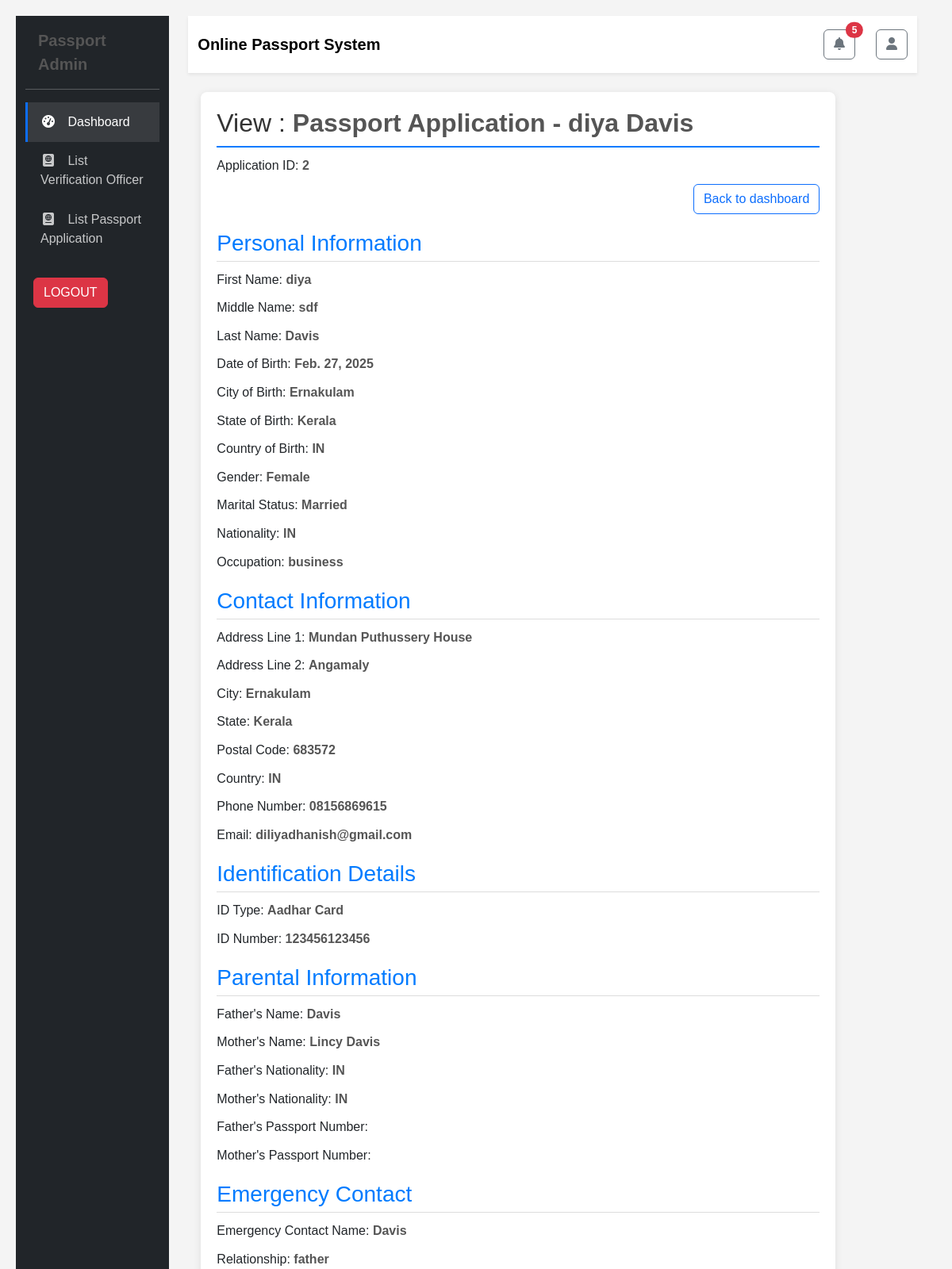
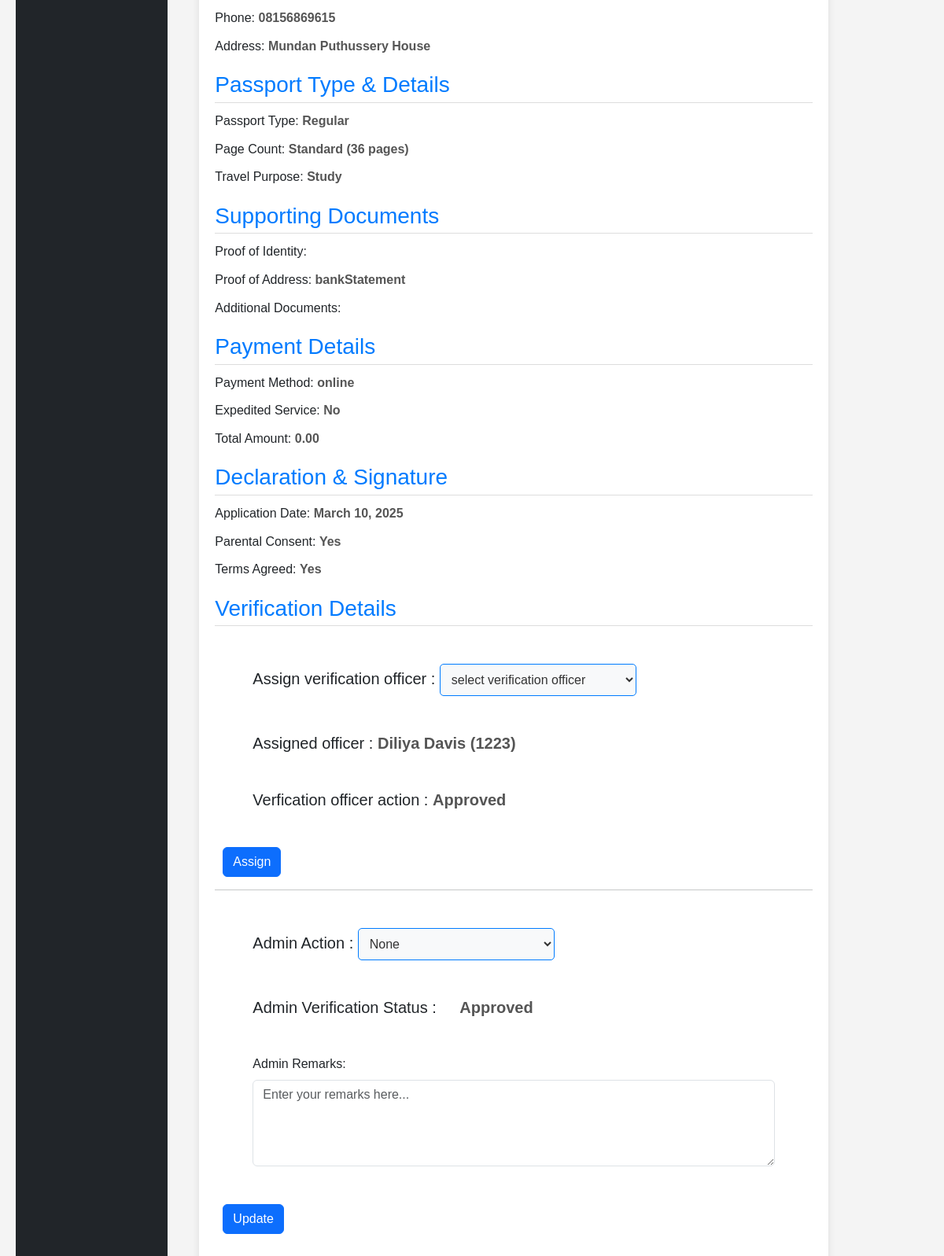
/view_passport_application/2/, run on the app's committed database (2 pictures, top to bottom).
### user_app/models.py (models this page shows)
class PassportApplication(models.Model):
    GENDER_CHOICES = [
        ('M', 'Male'),
        ('F', 'Female'),
        ('O', 'Other'),
    ]
    MARITAL_STATUS_CHOICES = [
        ('single', 'Single'),
        ('married', 'Married'),
        ('divorced', 'Divorced'),
        ('widowed', 'Widowed'),
        ('separated', 'Separated'),
    ]
    ID_TYPE_CHOICES = [
        ('aadhar', 'Aadhar Card'),
        ('pan', 'PAN Card'),
        ('passport', 'Passport'),
        ('voter', 'Voter ID'),
        ('driving', 'Driving License'),
        ('other', 'Other'),
    ]
    PASSPORT_TYPE_CHOICES = [
        ('regular', 'Regular'),
        ('official', 'Official'),
        ('diplomatic', 'Diplomatic'),
    ]
    PAGE_COUNT_CHOICES = [
        ('standard', 'Standard (36 pages)'),
        ('extra', 'Extra (60 pages)'),
    ]
    TRAVEL_PURPOSE_CHOICES = [
        ('tourism', 'Tourism'),
        ('business', 'Business'),
        ('study', 'Study'),
        ('employment', 'Employment'),
        ('family', 'Family Visit'),
        ('other', 'Other'),
    ]
    PAYMENT_METHOD_CHOICES = [
        ('online', 'Online Payment (Credit/Debit Card)'),
        ('bankTransfer', 'Bank Transfer'),
        ('challan', 'Bank Challan'),
    ]
    first_name = models.CharField(max_length=100)
    middle_name = models.CharField(max_length=100, blank=True)
    last_name = models.CharField(max_length=100)
    date_of_birth = models.DateField()
    city_of_birth = models.CharField(max_length=100)
    state_of_birth = models.CharField(max_length=100)
    country_of_birth = models.CharField(max_length=100)
    gender = models.CharField(max_length=1, choices=GENDER_CHOICES)
    marital_status = models.CharField(max_length=20, choices=MARITAL_STATUS_CHOICES)
    nationality = models.CharField(max_length=100)
    occupation = models.CharField(max_length=100)
    address_line1 = models.CharField(max_length=200)
    address_line2 = models.CharField(max_length=200, blank=True)
    city = models.CharField(max_length=100)
    state = models.CharField(max_length=100)
    postal_code = models.CharField(max_length=20)
    country = models.CharField(max_length=100)
    phone_number = models.CharField(max_length=20)
    email = models.EmailField()
    id_type = models.CharField(max_length=20, choices=ID_TYPE_CHOICES)
    id_number = models.CharField(max_length=100)
    aadhar_number = models.CharField(
        max_length=12,null=True,blank=True,
        validators=[RegexValidator(r'^\d{12}$', 'Aadhar Number must be exactly 12 digits.')]
    )
    pan_number = models.CharField(
        max_length=10,null=True,blank=True,
        validators=[RegexValidator(r'^[A-Z0-9]{10}$', 'PAN Number must be exactly 10 alphanumeric characters.')]
    )
    father_name = models.CharField(max_length=200)
    mother_name = models.CharField(max_length=200)
    father_nationality = models.CharField(max_length=100)
    mother_nationality = models.CharField(max_length=100)
    father_passport_number = models.CharField(max_length=30, blank=True)
    mother_passport_number = models.CharField(max_length=30, blank=True)
    emergency_contact_name = models.CharField(max_length=200)
    emergency_contact_relationship = models.CharField(max_length=100)
    emergency_contact_phone = models.CharField(max_length=20)
    emergency_contact_address = models.CharField(max_length=300)
    passport_type = models.CharField(max_length=20, choices=PASSPORT_TYPE_CHOICES)
    page_count = models.CharField(max_length=20, choices=PAGE_COUNT_CHOICES)
    travel_purpose = models.CharField(max_length=20, choices=TRAVEL_PURPOSE_CHOICES)
    proof_of_identity = models.JSONField(default=list)  # Stores list of selected document types
    proof_of_address = models.JSONField(default=list)   # Stores list of selected document types
    additional_documents = models.TextField(blank=True)
    payment_method = models.JSONField(default=list)  # Stores selected payment methods
    expedited_service = models.BooleanField(default=False)
    total_amount = models.DecimalField(max_digits=10, decimal_places=2, default=0.0)  # New Field
    signature_file = models.ImageField(upload_to='signatures/', blank=True, null=True)
    application_date = models.DateField()
    parental_consent = models.BooleanField(default=False)
    terms_agreed = models.BooleanField(default=False)
    created_at = models.DateTimeField(auto_now_add=True)
    updated_at = models.DateTimeField(auto_now=True)
    application_status = models.CharField(max_length=20, default='draft')
    user = models.ForeignKey(PassportRegistration, on_delete=models.CASCADE, blank=True, null=True)
    def __str__(self):
        return f"Passport Application - {self.first_name} {self.last_name}"

### verification_app/models.py (models this page shows, shortened)
class PassportVerification(models.Model):
    VERIFIED = 'Verified'
    REJECTED = 'Rejected'
    VERIFICATION_STATUS_CHOICES = [
        (VERIFIED, 'Verified'),
        (REJECTED, 'Rejected'),
    ]
    ADMIN_PENDING = 'Pending'
    ADMIN_APPROVED = 'Approved'
    ADMIN_REJECTED = 'Rejected'
    ADMIN_VERIFICATION_CHOICES = [
        (ADMIN_PENDING, 'Pending'),
        (ADMIN_APPROVED, 'Approved'),
        (ADMIN_REJECTED, 'Rejected'),
    ]
    application_id = models.CharField(max_length=20, unique=True)
    passport_application = models.ForeignKey(PassportApplication, on_delete=models.CASCADE)
    verification_officer = models.ForeignKey(Employee, on_delete=models.CASCADE)
    verification_date_time = models.DateTimeField(auto_now=True)
    verification_status = models.CharField(max_length=20, choices=VERIFICATION_STATUS_CHOICES, blank=True, null=True)  # Limit to Verified/Rejected
    remarks = models.TextField(blank=True, null=True)
    admin_verification = models.CharField(max_length=20, choices=ADMIN_VERIFICATION_CHOICES,  blank=True, null=True)  # Limit to Pending/Approved/Rejected
    admin_remarks = models.TextField(blank=True, null=True)

class Employee(models.Model):
    employee_id = models.CharField(max_length=20, unique=True)
    govt_id = models.CharField(max_length=20, unique=True)
    first_name = models.CharField(max_length=50)
    middle_name = models.CharField(max_length=50, blank=True, null=True)
    last_name = models.CharField(max_length=50)
    dob = models.DateField()
    gender = models.CharField(max_length=10)
    photo = models.ImageField(upload_to='employee_photos/')
    official_email = models.EmailField(unique=True)
    alternative_email = models.EmailField(blank=True, null=True)
    mobile_number = models.CharField(max_length=15)
    emergency_contact = models.CharField(max_length=15, blank=True, null=True)
    designation = models.CharField(max_length=100)
    department = models.CharField(max_length=100)
    location = models.CharField(max_length=100)
    branch_code = models.CharField(max_length=20)
    joining_date = models.DateField()
    reporting_officer = models.CharField(max_length=100)
    employment_type = models.CharField(max_length=20)
    user_role = models.CharField(max_length=50)
    jurisdiction = models.TextField()  # Comma-separated values
    access_level = models.CharField(max_length=20)
    verify_authority = models.TextField()  # Comma-separated values
    password = models.CharField(max_length=128)
    digital_signature = models.ImageField(upload_to='digital_signatures/')
    last_login = models.DateTimeField(null=True, blank=True)
    def __str__(self):
        return f'{self.first_name} {self.last_name} ({self.employee_id})'

### passport_app/views.py (the view)
# urls.py: path('view_passport_application/<int:pasport_id>/', views.view_passport_application, name='view_passport_application'),
def view_passport_application(request, pasport_id):
    passport = PassportApplication.objects.get(id=pasport_id)
    verification_officer = Employee.objects.all()
    PassportVerification_data= PassportVerification.objects.filter(application_id=pasport_id).first()
    return render(request, "admin/view_and_assign_passport_application.html", {"passport": passport, "verification_officer": verification_officer, 'PassportVerification_data': PassportVerification_data})

### passport_app/templates/admin/view_and_assign_passport_application.html (shortened to what this page needs)
<!DOCTYPE html>
{% extends 'home.html' %}
{% block content %}
<html lang="en">
<head>
    <link href="https://cdn.jsdelivr.net/npm/bootstrap@5.3.3/dist/css/bootstrap.min.css" rel="stylesheet"
>
</head>
<body>
    <div class="container m-3">
        <div class="section">
            <h2>View : <span>{{passport}}</span></h2>
            <p>Application ID: <span>{{ passport.id }}</span></p>
            <div class="d-flex justify-content-end">
                <a href="{% url 'home' %}" ><button class="btn btn-outline-primary">Back to dashboard</button></a>
            </div>
        </div>
        <div class="section">
            <h3>Personal Information</h3>
            <p>First Name: <span>{{ passport.first_name }}</span></p>
            <p>Middle Name: <span>{{ passport.middle_name }}</span></p>
            <p>Last Name: <span>{{ passport.last_name }}</span></p>
            <p>Date of Birth: <span>{{ passport.date_of_birth }}</span></p>
            <p>City of Birth: <span>{{ passport.city_of_birth }}</span></p>
            <p>State of Birth: <span>{{ passport.state_of_birth }}</span></p>
            <p>Country of Birth: <span>{{ passport.country_of_birth }}</span></p>
            <p>Gender: <span>{{ passport.get_gender_display }}</span></p>
            <p>Marital Status: <span>{{ passport.get_marital_status_display }}</span></p>
            <p>Nationality: <span>{{ passport.nationality }}</span></p>
            <p>Occupation: <span>{{ passport.occupation }}</span></p>
        </div>
        <div class="section">
            <h3>Contact Information</h3>
            <p>Address Line 1: <span>{{ passport.address_line1 }}</span></p>
            <p>Address Line 2: <span>{{ passport.address_line2 }}</span></p>
            <p>City: <span>{{ passport.city }}</span></p>
            <p>State: <span>{{ passport.state }}</span></p>
            <p>Postal Code: <span>{{ passport.postal_code }}</span></p>
            <p>Country: <span>{{ passport.country }}</span></p>
            <p>Phone Number: <span>{{ passport.phone_number }}</span></p>
            <p>Email: <span>{{ passport.email }}</span></p>
        </div>
        <div class="section">
            <h3>Identification Details</h3>
            <p>ID Type: <span>{{ passport.get_id_type_display }}</span></p>
            <p>ID Number: <span>{{ passport.id_number }}</span></p>
        </div>
        <div class="section">
            <h3>Parental Information</h3>
            <p>Father's Name: <span>{{ passport.father_name }}</span></p>
            <p>Mother's Name: <span>{{ passport.mother_name }}</span></p>
            <p>Father's Nationality: <span>{{ passport.father_nationality }}</span></p>
            <p>Mother's Nationality: <span>{{ passport.mother_nationality }}</span></p>
            <p>Father's Passport Number: </p>
            <p>Mother's Passport Number: </p>
        </div>
        <div class="section">
            <h3>Emergency Contact</h3>
            <p>Emergency Contact Name: <span>{{ passport.emergency_contact_name }}</span></p>
            <p>Relationship: <span>{{ passport.emergency_contact_relationship }}</span></p>
            <p>Phone: <span>{{ passport.emergency_contact_phone }}</span></p>
            <p>Address: <span>{{ passport.emergency_contact_address }}</span></p>
        </div>
        <div class="section">
            <h3>Passport Type & Details</h3>
            <p>Passport Type: <span>{{ passport.get_passport_type_display }}</span></p>
            <p>Page Count: <span>{{ passport.get_page_count_display }}</span></p>
            <p>Travel Purpose: <span>{{ passport.get_travel_purpose_display }}</span></p>
        </div>
        <div class="section">
            <h3>Supporting Documents</h3>
            <p>Proof of Identity: </p>
            <p>Proof of Address: <span>{{ passport.proof_of_address|join:", " }}</span></p>
            <p>Additional Documents: </p>
        </div>
        <div class="section">
            <h3>Payment Details</h3>
            <p>Payment Method: <span>{{ passport.payment_method|join:", " }}</span></p>
            <p>Expedited Service: <span>{{ passport.expedited_service|yesno:"Yes,No" }}</span></p>
            <p>Total Amount: <span>{{ passport.total_amount }}</span></p>
        </div>
        <div class="section">
            <h3>Declaration & Signature</h3>
            <p>Application Date: <span>{{ passport.application_date }}</span></p>
            <p>Parental Consent: <span>{{ passport.parental_consent|yesno:"Yes,No" }}</span></p>
            <p>Terms Agreed: <span>{{ passport.terms_agreed|yesno:"Yes,No" }}</span></p>
        </div>
        <div class="section">
            <h3>Verification Details</h3>
            <form method="post" action="{% url 'save_passport_application' %}">
                <h5 class="m-5">Assign verification officer :
                    <span class="">
                        <select class="styled-select" name="verification_officer_id">
                            <option value="" disabled selected>select verification officer</option>
                        </select>
                    </span>
                    {% if PassportVerification_data %}
                    <h5 class="ms-5">Assigned officer : <span>{{PassportVerification_data.verification_officer}}</span></h5>
                    {% endif %}
                </h5>
                <h5 class="m-5">Verfication officer action :
                    <span>
                        <span>{{PassportVerification_data.verification_status}}</span>
                    </span>
                </h5>
                <button type="submit" class="btn btn-primary">Assign</button>
            </form>
            <hr>
            {% if PassportVerification_data.verification_status == 'Approved' %}
            <form method="post" action="{% url 'admin_update_passport_status' p_id=PassportVerification_data.id %}">
                <h5 class="m-5">Admin Action :
                    <span>
                        <span class="" >
                            <select class="styled-select" name="admin_action">
                                <option value="" disabled selected>None</option>
                            </select>
                        </span>
                    </span>
                </h5>
                <h5 class="m-5">Admin Verification Status : <span><progressbar class="ms-4">{{PassportVerification_data.admin_verification}}</progressbar></span></h5>
                <div class="form-group m-5">
                    <label for="admin-remarks" class="form-label">Admin Remarks:</label>
                    <textarea id="admin-remarks" name="admin_remarks" class="form-control" rows="4" placeholder="Enter your remarks here..."></textarea>
                </div>
                <button type="submit" class="btn btn-primary">Update</button>
            </form>
            {% endif %}
        </div>
    </div>
</body>
</html>
{% endblock %}

### passport_app/templates/home.html (style rules this page uses)
:root { --primary-color: #0d6efd; --sidebar-bg: #212529; --card-border: #dee2e6; }
body { font-family: 'Segoe UI', Tahoma, Geneva, Verdana, sans-serif; background-color: #f8f9fa; }

### passport_app/templates/admin/view_and_assign_passport_application.html (style rules this page uses)
body { font-family: Arial, sans-serif; background-color: #f4f4f4; margin: 0; padding: 20px; }
.container { max-width: 800px; margin: auto; background: white; padding: 20px; border-radius: 8px; box-shadow: 0 2px 10px rgba(0, 0, 0, 0.1); }
h2 { color: #333; border-bottom: 2px solid #007bff; padding-bottom: 10px; }
h3 { color: #007bff; margin-top: 20px; border-bottom: 1px solid #ddd; padding-bottom: 5px; }
p { margin: 10px 0; line-height: 1.6; }
span { font-weight: bold; color: #555; }
.section { margin-bottom: 20px; }
.styled-select { padding: 10px; border: 1px solid #007bff; border-radius: 5px; background-color: #f8f9fa; color: #333; font-size: 16px; cursor: pointer; transition: border-color 0.3s ease; width: 250px; }
.btn { display: inline-block; margin-left: 10px; }

### data on the page
PassportApplication: first_name+last_name "Passport Application - diya Davis", id "2", first_name "diya", middle_name "sdf", last_name "Davis", date_of_birth "Feb. 27, 2025", city_of_birth "Ernakulam", state_of_birth "Kerala", country_of_birth "IN", gender "Female", marital_status "Married", nationality "IN", occupation "business", address_line1 "Mundan Puthussery House", address_line2 "Angamaly", city "Ernakulam", state "Kerala", postal_code "683572", country "IN", phone_number "08156869615", email "diliyadhanish@gmail.com", id_type "Aadhar Card", id_number "123456123456", father_name "Davis", mother_name "Lincy Davis", father_nationality "IN", mother_nationality "IN", emergency_contact_name "Davis", emergency_contact_relationship "father", emergency_contact_phone "08156869615", emergency_contact_address "Mundan Puthussery House", passport_type "Regular", page_count "Standard (36 pages)", travel_purpose "Study", proof_of_address "bankStatement", payment_method "online", expedited_service "No", total_amount "0.00", application_date "March 10, 2025", parental_consent "Yes", terms_agreed "Yes"
PassportVerification: verification_officer "Diliya Davis (1223)", verification_status "Approved", admin_verification "Approved"
